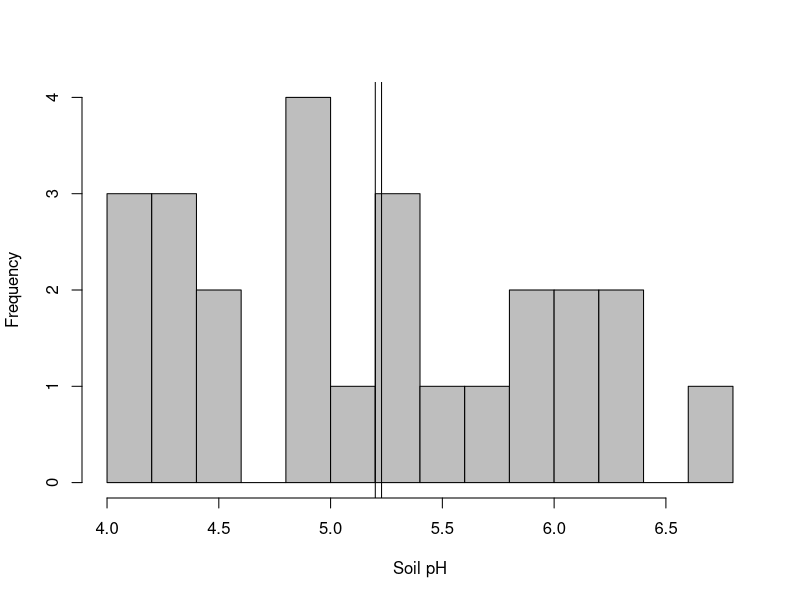
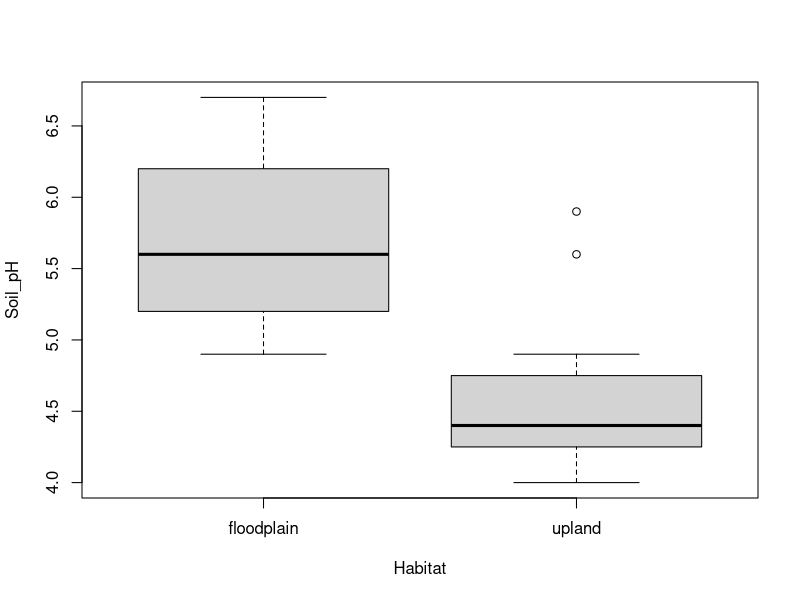
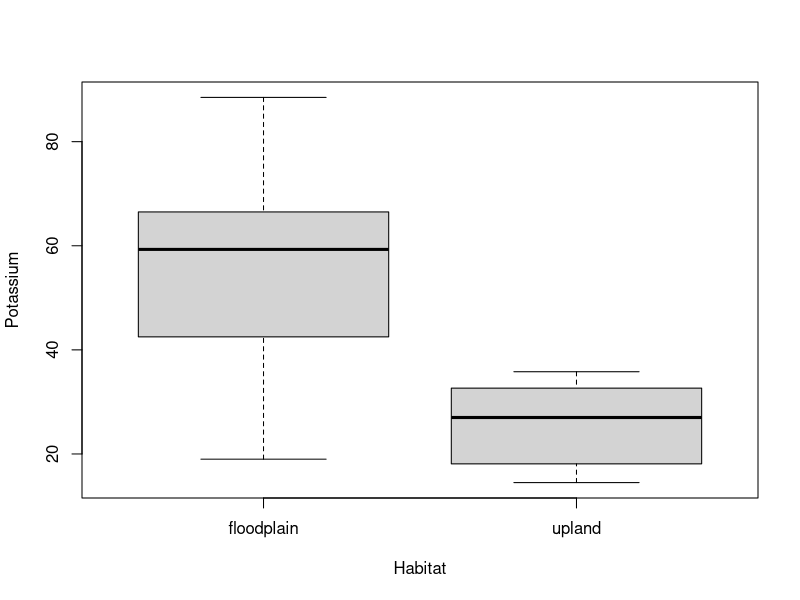
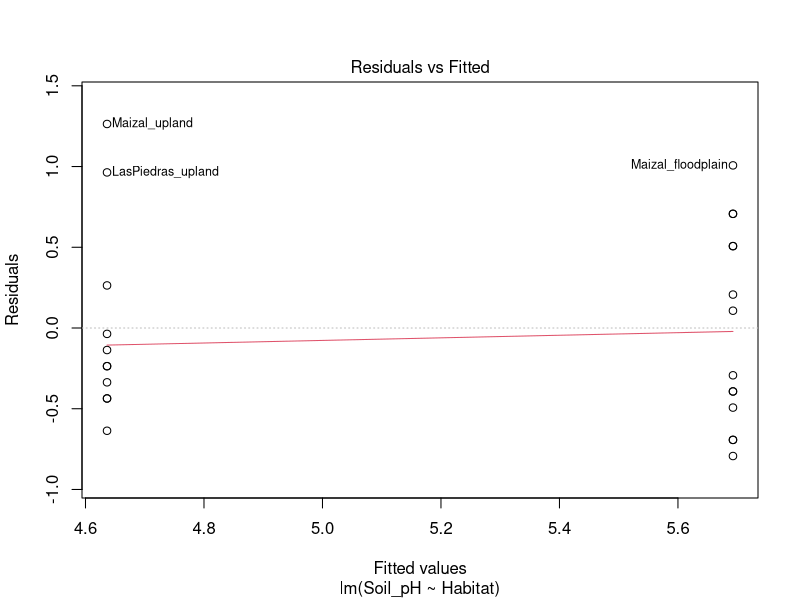
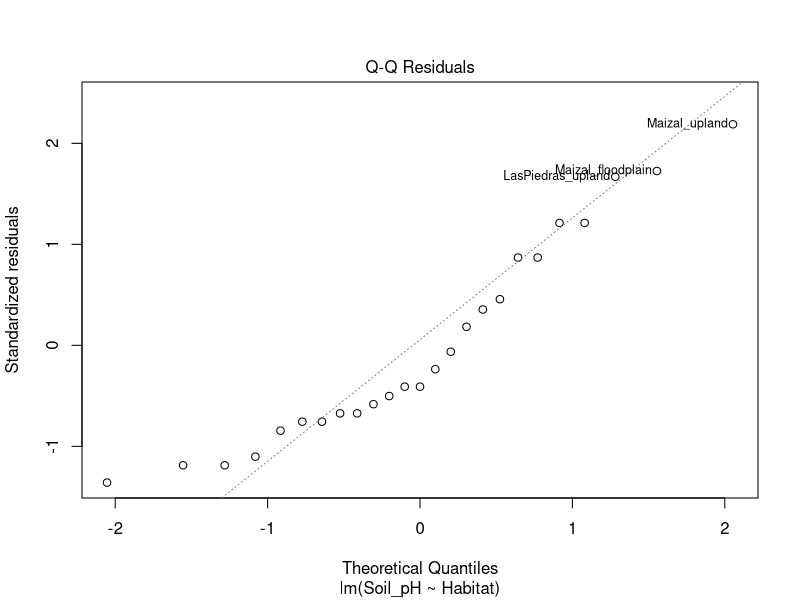
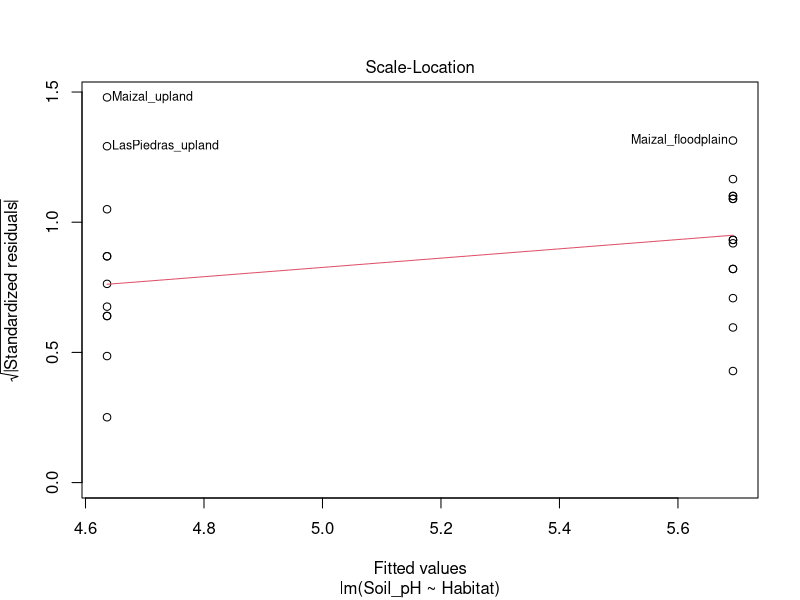
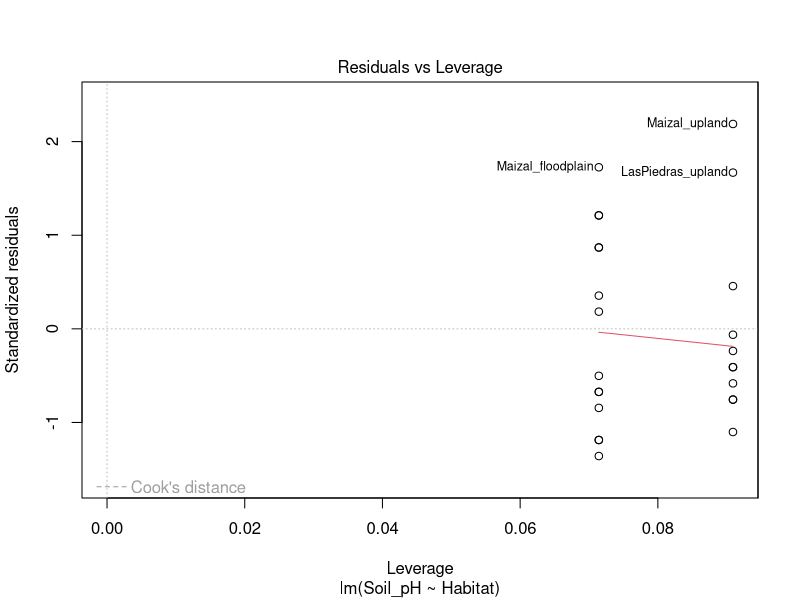
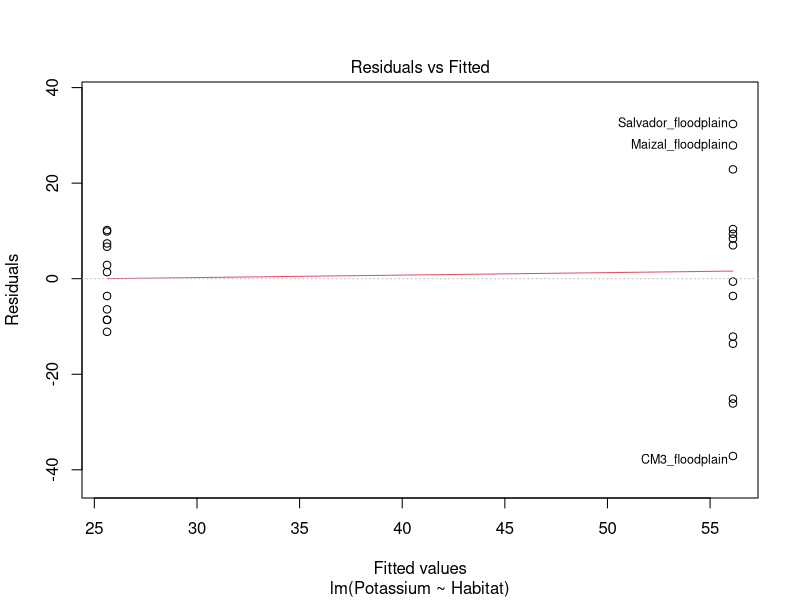

R code for these plots, in order: (Note: this script raises an error after producing the figures.)
# Practical-1 Script

# This file contains some general statistics computed using R programming language.

# Edited by David Du
# Nov-08-2021


## Exercise 2: More on Analyses with Single Categorical Explanatory Variable and Continuous Response----

# Import Peru Soils data
soils <- read.csv("Peru_Soil_Data.csv",row.names=1)
str(soils)
head(soils)

# Distribution of different variables
hist(soils$Soil_pH,breaks=10, col="grey", xlab="Soil pH", main="")

# Add line specifying mean and median of the distribution
abline(v=median(soils$Soil_pH))
abline(v=mean(soils$Soil_pH))

# Variation of continuous variable across discrete categorical variables
boxplot(Soil_pH~Habitat, data = soils)
boxplot(Potassium~Habitat, data = soils)

# Conduct ANOVA to see if pH and Potassium differ by Habitat types

# pH
lm_pH <- lm(Soil_pH~Habitat,data=soils)
anova(lm_pH)

# K
lm_K <- lm(Potassium~Habitat,data=soils)
anova(lm_K)

# Check for assumptions

lm_pH_resids <- resid(lm_pH)

shapiro.test(lm_pH_resids)

bartlett.test(Soil_pH ~Habitat,data=soils)

lm_K_resids <- resid(lm_K)

shapiro.test(lm_K_resids)

bartlett.test(Potassium ~Habitat,data=soils)  # p-value < 0.04, potassium is not homogenous

# Visualize to see if assumptions has been met
plot(lm_pH)
plot(lm_K)

# Histogram of distribution
hist(soils$Soil_pH, breaks=10)
hist(soils$Potassium, breaks=10)  # distribution of potassium is right skewed

# Assessing distribution of data in boxplot
boxplot(Soil_pH~Habitat,data=soils)
boxplot(Potassium~Habitat,data=soils)

# Log transforms data to ensure that normality assumptions are met
soils$log_K <- log(soils$Potassium)

# Redo analysis above
lm_log_K <- lm(log_K ~Habitat,data=soils)
anova(lm_log_K)

# Check for normality of assumption under log transformation
lm_log_K_resids <- resid(lm_K)
shapiro.test(lm_log_K_resids)  # now the p-value is no longer significant
bartlett.test(log_K ~Habitat,data=soils)
plot(lm_log_K)


## Exercise 3: Relationships between Continuous Variables ----

# Scatter plot of soil ph against base saturation 
plot(soils$Total_Base_Saturation, soils$Soil_pH)
plot(Soil_pH~Total_Base_Saturation, data=soils)

# Reshape appearance of the plot
plot(Soil_pH~Total_Base_Saturation,data=soils,pch=21,bg="blue")
plot(Soil_pH~Total_Base_Saturation,data=soils,pch=21,bg="blue",cex=2)
plot(Soil_pH~Total_Base_Saturation,data=soils,pch=21,bg="blue",cex=2,cex.lab=1.5)

# Adding a line of best fit
bestfit <- lm(Soil_pH~Total_Base_Saturation,data=soils)  # create a linear model predicting pH from base saturation
abline(bestfit)

# Alter the appearance of the line
plot(Soil_pH~Total_Base_Saturation,data=soils,pch=21,bg="blue",cex=2,cex.lab=1.5)
abline(bestfit,lty=2,lwd=2,col="red")

# Explore relationship between soil pH and clay
plot(Soil_pH~Clay, data=soils)

pH_vs_Clay <- lm(Soil_pH~Clay,data=soils)
anova(pH_vs_Clay)  # p-value = 0.05227, not significant 
summary(pH_vs_Clay)

# Evaluation of heteroscedasticity 
pH_vs_Clay_resids <- resid(pH_vs_Clay)
shapiro.test(pH_vs_Clay_resids)  # p-value = 0.2897
plot(pH_vs_Clay)  # Last plot shows Blanquillo_floodplain has high leverage

# Identify the outlier
plot(Soil_pH~Clay, data=soils)
text(Soil_pH~Clay, data=soils,labels=rownames(soils))  # realize this point is an outlier
abline(pH_vs_Clay,col="red")

# Remove that outlier and refit the model
rownames(soils)
pH_vs_Clay_new <- lm(Soil_pH~Clay,data=soils[-1,])
anova(pH_vs_Clay_new)
plot(pH_vs_Clay_new)  # apparently now it is significant with p-value < 0.05


## Exercise 4: Non-parametric Alternatives to Simple Linear Models ----

# Look at how sodium concentration vary across habitats
salt <- lm(Sodium~ Habitat,data=soils)
summary(salt)
plot(salt)

# Log transform variable to see if we can justify it
lm_log_salt <- lm(log(Sodium)~ Habitat,data=soils)
summary(lm_log_salt)
plot(lm_log_salt)  # still have an issue outliers

# Introduce.... Kruskal test
kruskal.test(Sodium~ Habitat,data=soils)  # p-value < 0.05

# notes: for non-parametric tests, don't use log transformed data

# Investigate the relationship between total base saturation and sand content in soil
lm_sand_TBS <- lm(Total_Base_Saturation~Sand, data=soils)
summary(lm_sand_TBS)
plot(lm_sand_TBS)

# Rank based non-parametric tests
cor.test(soils$Sand,soils$Total_Base_Saturation,data=soils, method="spearman")  # p-value < 0.05

# To remove that warning message
cor.test(soils$Sand,soils$Total_Base_Saturation,data=soils, method="spearman",exact=FALSE)


## Exercise 5: General Linear Models (basically linear models with greater than 1 variables) ----

# To see if soil_pH can be explained by habitat and total_base_saturation
lm_pH_Habitat_TBS <- lm(Soil_pH~Habitat + Total_Base_Saturation,data=soils)
summary(lm_pH_Habitat_TBS)

# Add in the interaction factor
lm_pH_Habitat_TBS_Interaction <-lm(Soil_pH ~ Habitat*Total_Base_Saturation, data=soils)

anova(lm_pH_Habitat_TBS_Interaction)
summary(lm_pH_Habitat_TBS_Interaction)  # can remove the interaction variable 
plot(lm_pH_Habitat_TBS_Interaction)

# Model comparison
lm_pH_Habitat <- lm(Soil_pH~Habitat,data=soils)
lm_pH_TBS <- lm(Soil_pH~Total_Base_Saturation,data=soils)

# Compare 4 models
summary(lm_pH_Habitat)
summary(lm_pH_TBS)  # Total base saturation explains more of the variation in soil pH values than habitat
summary(lm_pH_Habitat_TBS)
summary(lm_pH_Habitat_TBS_Interaction)

# Model with 2 categorical variables
summary(soils$River_Basin:soils$Habitat)
soils_trim <- soils[soils$River_Basin=="Manu"|soils$River_Basin=="Los_Amigos",]
soils_trim <- soils[soils$River_Basin %in% c("Manu","Los_Amigos"),]

# Explaining variation in phosphorus levels using various ther categorical variables
lm_P_habitat <- lm(Phosphorus~ Habitat,data= soils_trim)  
lm_P_basin <- lm(Phosphorus~ River_Basin,data= soils_trim) 
lm_P_habitat_basin <- lm(Phosphorus~ Habitat+River_Basin, data=soils_trim)
lm_P_habitat_basin_interaction <- lm(Phosphorus~ Habitat*River_Basin, data=soils_trim)

# Compare Models
summary(lm_P_habitat)  
summary(lm_P_basin)  
summary(lm_P_habitat_basin)  
summary(lm_P_habitat_basin_interaction)  # has the lowest overall p-value



